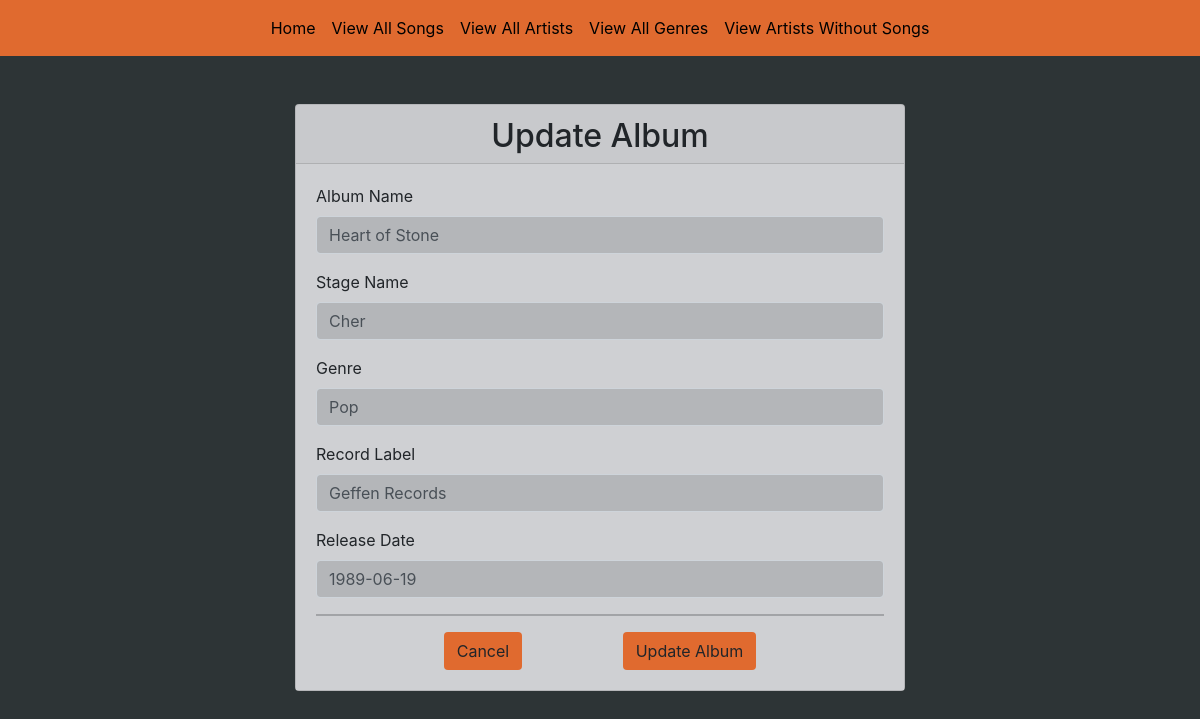
The page /edit_album.php?album_id=1 on the database its author committed.
### tables this page shows
CREATE TABLE albums ( 
	album_id INT NOT NULL PRIMARY KEY AUTO_INCREMENT , 
	album_name VARCHAR(50) NOT NULL , 
	artist_id INT NOT NULL , 
	record_label VARCHAR(50) NOT NULL , 
	genre_id INT NOT NULL , 
	release_date DATE NOT NULL , 
	notable_fact TEXT NULL,
  FOREIGN KEY (artist_id) REFERENCES artists(artist_id),
	FOREIGN KEY (genre_id) REFERENCES genres(genre_id)
 );

CREATE TABLE artists ( 
	artist_id INT NOT NULL PRIMARY KEY AUTO_INCREMENT , 
	stage_name VARCHAR(50) NULL , 
	birth_name VARCHAR(50) NOT NULL , 
	date_of_birth DATE NOT NULL , 
	hometown VARCHAR(50) NULL , 
	date_of_death DATE NULL , 
	fun_fact TEXT NOT NULL 
);

CREATE TABLE genres ( 
	genre_id INT NOT NULL PRIMARY KEY  AUTO_INCREMENT , 
	genre VARCHAR(50) NOT NULL
);

### edit_album.php (the view, shortened to what this page needs)
<?php
require 'db.php';
$album_id = $_GET['album_id'];
$edit_album_query = 'SELECT album_id, album_name, stage_name, genre, record_label, release_date
                        FROM Albums
                        JOIN Artists ON Albums.artist_id = Artists.artist_id
                        JOIN Genres ON Albums.genre_id = Genres.genre_id
                            WHERE album_id = :album_id';
$edit_album_statement = $connection->prepare($edit_album_query);
$edit_album_statement->execute([':album_id' => $album_id]);
$edit_album = $edit_album_statement->fetch(PDO::FETCH_OBJ);
?>
<?php require 'header.php'; ?>
<div class="container" style="width: 40rem;">
    <div class="card mt-5 mb-5">
        <div class="card-header text-center">
            <h2>Update Album</h2>
        </div>
        <div class="card-body">
            <form method="post">
                <div class="form-group">
                    <label for="album_name">Album Name</label>
                    <input value="<?= $edit_album->album_name; ?>" type="text" name="album_name" id="album_name" class="form-control" required>
                </div>
                <div class="form-group">
                    <label for="stage_name">Stage Name</label>
                    <input value="<?= $edit_album->stage_name; ?>" type="text" name="stage_name" id="stage_name" class="form-control" required>
                </div>
                <div class="form-group">
                    <label for="name">Genre</label>
                    <select class="form-control" name="genre" id="genre" required>
                        <option value="<?php echo $edit_album->genre; ?>"><?php echo $edit_album->genre; ?></option>
                    </select>
                </div>
                <div class="form-group">
                    <label for="record_label">Record Label</label>
                    <input value="<?= $edit_album->record_label; ?>" type="text" name="record_label" id="record_label" class="form-control" required>
                </div>
                <div class="form-group">
                    <label for="release_date">Release Date</label>
                    <input value="<?= $edit_album->release_date; ?>" type="text" name="release_date" id="release_date" class="form-control" required>
                </div>
                <hr>
                <div class="text-center">
                    <button type="button" class="btn btn-color mr-5" value="Cancel" onclick="history.go(-1)">Cancel</button>
                    <button type="submit" class="btn btn-color ml-5" id="update_album_button">Update Album</button>
                </div>
            </form>
        </div>
    </div>
</div>
<?php require 'footer.php'; ?>

### style.css (style rules this page uses)
body { background-color: #2D3436; }
.form-control { background-color:#2d34362a; }
.card, .card-body, .list-group-item, option { background-color: #cfd0d3; }
.btn-color { background-color: #e06a2f; }
.card-header { padding-bottom: 0rem; }

### rows shown on the page
albums: album_name "Heart of Stone", stage_name "Cher", genre "Pop", record_label "Geffen Records", release_date "1989-06-19"
